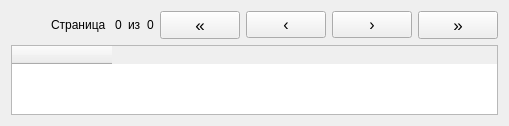
        <widget class="QWidget" name="LemmsOfAllBase">
         <attribute name="title">
          <string>Все Леммы базы</string>
         </attribute>
         <layout class="QGridLayout" name="gridLayout">
          <item row="0" column="0">
           <layout class="QVBoxLayout" name="verticaltintab_2">
            <item>
             <layout class="QHBoxLayout" name="horizontalintab_2">
              <item>
               <spacer name="horizontalSpacer_2">
                <property name="orientation">
                 <enum>Qt::Horizontal</enum>
                </property>
                <property name="sizeHint" stdset="0">
                 <size>
                  <width>40</width>
                  <height>20</height>
                 </size>
                </property>
               </spacer>
              </item>
              <item>
               <widget class="QLabel" name="label_5">
                <property name="sizePolicy">
                 <sizepolicy hsizetype="Preferred" vsizetype="Preferred">
                  <horstretch>0</horstretch>
                  <verstretch>0</verstretch>
                 </sizepolicy>
                </property>
                <property name="minimumSize">
                 <size>
                  <width>0</width>
                  <height>0</height>
                 </size>
                </property>
                <property name="baseSize">
                 <size>
                  <width>0</width>
                  <height>0</height>
                 </size>
                </property>
                <property name="text">
                 <string>Страница </string>
                </property>
               </widget>
              </item>
              <item>
               <widget class="QLabel" name="CurPageTableAllLemms">
                <property name="sizePolicy">
                 <sizepolicy hsizetype="Preferred" vsizetype="Preferred">
                  <horstretch>0</horstretch>
                  <verstretch>0</verstretch>
                 </sizepolicy>
                </property>
                <property name="text">
                 <string>0</string>
                </property>
               </widget>
              </item>
              <item>
               <widget class="QLabel" name="label_4">
                <property name="text">
                 <string>из</string>
                </property>
               </widget>
              </item>
              <item>
               <widget class="QLabel" name="MaxPageTableAllLemms">
                <property name="sizePolicy">
                 <sizepolicy hsizetype="Preferred" vsizetype="Preferred">
                  <horstretch>0</horstretch>
                  <verstretch>0</verstretch>
                 </sizepolicy>
                </property>
                <property name="text">
                 <string>0</string>
                </property>
               </widget>
              </item>
              <item>
               <widget class="QPushButton" name="ButtonFirstPageTableAllLemms">
                <property name="sizePolicy">
                 <sizepolicy hsizetype="Fixed" vsizetype="Fixed">
                  <horstretch>0</horstretch>
                  <verstretch>0</verstretch>
                 </sizepolicy>
                </property>
                <property name="font">
                 <font>
                  <pointsize>13</pointsize>
                  <weight>50</weight>
                  <bold>false</bold>
                 </font>
                </property>
                <property name="text">
                 <string>«</string>
                </property>
               </widget>
              </item>
              <item>
               <widget class="QPushButton" name="ButtonPrevPageTableAllLemms">
                <property name="sizePolicy">
                 <sizepolicy hsizetype="Fixed" vsizetype="Fixed">
                  <horstretch>0</horstretch>
                  <verstretch>0</verstretch>
                 </sizepolicy>
                </property>
                <property name="font">
                 <font>
                  <pointsize>12</pointsize>
                  <weight>50</weight>
                  <bold>false</bold>
                 </font>
                </property>
                <property name="text">
                 <string>‹</string>
                </property>
               </widget>
              </item>
              <item>
               <widget class="QPushButton" name="ButtonNextPageTableAllLemms">
                <property name="sizePolicy">
                 <sizepolicy hsizetype="Fixed" vsizetype="Fixed">
                  <horstretch>0</horstretch>
                  <verstretch>0</verstretch>
                 </sizepolicy>
                </property>
                <property name="font">
                 <font>
                  <pointsize>12</pointsize>
                 </font>
                </property>
                <property name="text">
                 <string>›</string>
                </property>
               </widget>
              </item>
              <item>
               <widget class="QPushButton" name="ButtonLastPageTableAllLemms">
                <property name="sizePolicy">
                 <sizepolicy hsizetype="Fixed" vsizetype="Fixed">
                  <horstretch>0</horstretch>
                  <verstretch>0</verstretch>
                 </sizepolicy>
                </property>
                <property name="font">
                 <font>
                  <pointsize>13</pointsize>
                  <weight>50</weight>
                  <bold>false</bold>
                 </font>
                </property>
                <property name="text">
                 <string>»</string>
                </property>
               </widget>
              </item>
             </layout>
            </item>
            <item>
             <widget class="QTableWidget" name="TableAllLemms">
              <property name="sizeAdjustPolicy">
               <enum>QAbstractScrollArea::AdjustToContents</enum>
              </property>
              <attribute name="horizontalHeaderCascadingSectionResizes">
               <bool>false</bool>
              </attribute>
              <attribute name="verticalHeaderCascadingSectionResizes">
               <bool>true</bool>
              </attribute>
              <attribute name="verticalHeaderStretchLastSection">
               <bool>true</bool>
              </attribute>
              <column>
               <property name="text">
                <string/>
               </property>
              </column>
             </widget>
            </item>
           </layout>
          </item>
         </layout>
        </widget>
